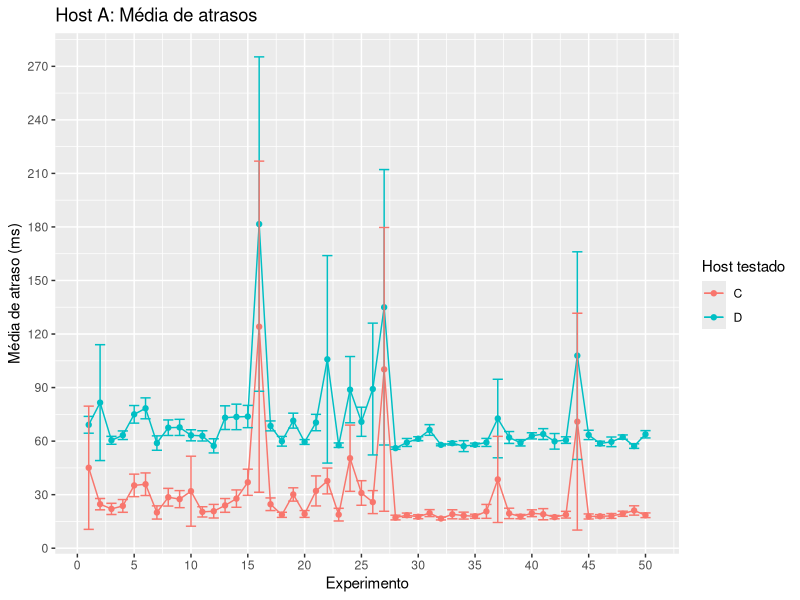

This figure's R source:
# série temporal das médias dos atrasos de cada experimento A-C e A-D

library(ggplot2)


# Quantidade de amostras
SAMPLE_QTD <- 50
# Tamanho das amostras
SAMPLE_LEN <- 30
# nível de confiança
TRUST_LEVEL <- 0.95

# atrasos dos hosts
times_c <- read.csv("../hosts/A/data/times-C.txt", header=FALSE)
times_d <- read.csv("../hosts/A/data/times-D.txt", header=FALSE)

# médias dos atrasos
means_c <- c()
means_d <- c()

# intervalo de confiança das médias
cimin_c <- c()
cimax_c <- c()
cimin_d <- c()
cimax_d <- c()

for (exp in 1:SAMPLE_QTD) {
  means_c <- append(means_c, mean(times_c[, exp], na.rm=TRUE))
  means_d <- append(means_d, mean(times_d[, exp], na.rm=TRUE))
  
  # desvio padrão do experimento atual
  sd_c <- sd(times_c[, exp], na.rm=TRUE)
  sd_d <- sd(times_d[, exp], na.rm=TRUE)
  
  # margem de erro do experimento atual
  margin_c <- (qt(TRUST_LEVEL, df=(SAMPLE_LEN - 1)) * sd_c) / sqrt(SAMPLE_LEN)
  margin_d <- (qt(TRUST_LEVEL, df=(SAMPLE_LEN - 1)) * sd_d) / sqrt(SAMPLE_LEN)
  
  # intervalo de confiança das médias
  cimin_c <- append(cimin_c, (means_c[exp] - margin_c))
  cimax_c <- append(cimax_c, (means_c[exp] + margin_c))
  cimin_d <- append(cimin_d, (means_d[exp] - margin_d))
  cimax_d <- append(cimax_d, (means_d[exp] + margin_d))
}

# gerando série temporal dos hosts
ts_means <- data.frame(
  xrange = 1:SAMPLE_QTD,
  host = rep(c("D", "C"), each=SAMPLE_QTD),
  means = c(means_d, means_c),
  cimin = c(cimin_d, cimin_c),
  cimax = c(cimax_d, cimax_c)
)
ggplot(ts_means, aes(x=xrange, y=means, color=host))+
  labs( 
    title="Host A: Média de atrasos",
    x="Experimento",
    y="Média de atraso (ms)",
    color="Host testado"
  )+
  geom_line(aes(color=host))+
  geom_point(aes(color=host))+
  geom_errorbar(aes(ymin=cimin, ymax=cimax, color=host))+
  scale_x_continuous(breaks=seq(0, max(ts_means["xrange"]), 5))+
  scale_y_continuous(breaks=seq(0, max(ts_means["cimax"]), 30))
